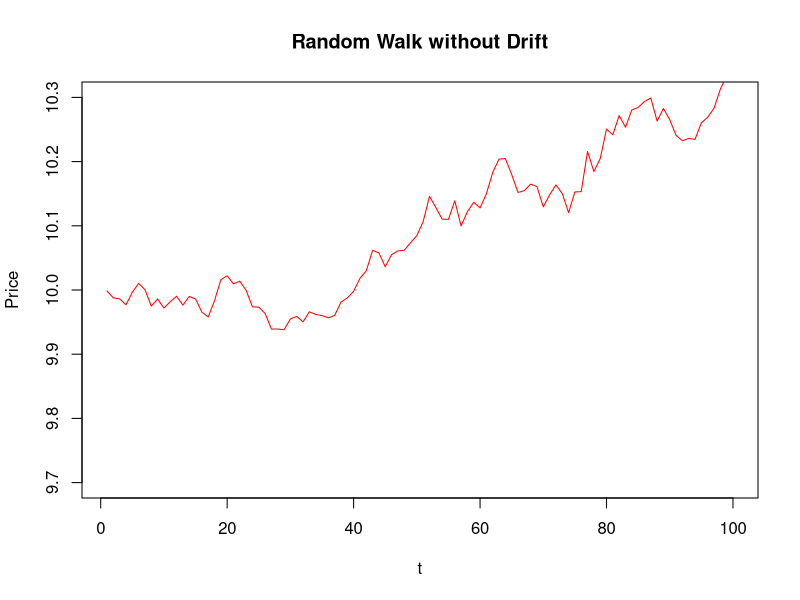
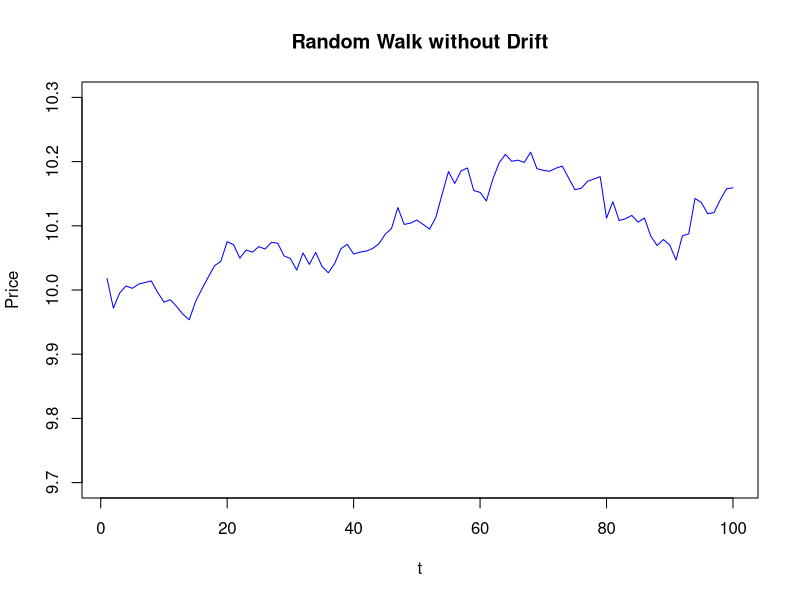

Recreate these plots in R, in order.
## ---- chunk 1
knitr::opts_chunk$set(echo = TRUE, message = FALSE)
## ---- chunk 2
20000000/((1+(0.07/2))^(1/8))
## ---- chunk 3
4*log(1+(0.1/4))
## ---- chunk 4
# define annuity function
cal_annuity <- function(c, r, p) {
  a <- 0
  for (i in 1:p) {
    temp <- (1 + r)^(-i)
    a <- a + temp
  }
  return(c * a)
}
## ---- chunk 5
# calculate annuity
cal_annuity(100,0.0625,5)
## ---- chunk 6
250000/((1-((1+(0.08/12))^(-12*15)))/(0.08/12))
## ---- chunk 7
1/((1+(0.08/2))^(20*2))
## ---- chunk 8
1/((1+(0.08/2))^(10*2))
## ---- chunk 9
(100*0.1/2)*((1-(1+(0.15/2))^(-10*2))/(0.15/2))+(100/(1+(0.15/2))^(10*2))
## ---- chunk 10
# define yield-price function 
cal_price <- function(n, c, m) {
  p <- c()
  s <- seq(0.075, 0.105, 0.005)
  for (i in 1:length(s)) {
    p[i] <- 100 / ((1 + s[i] / m)^(n * m)) + (100 * c / m) * ((1 - (1 + (s[i] / m))^(-n * m)) / (s[i] / m))
  }
  return(p)
}
## ---- chunk 11
# calculate the prices under different yield 
cal_price(15, 0.09, 2)
## ---- chunk 12
RW <- function(N, x0, mu, variance) {
  z<-cumsum(rnorm(n=N, mean=0, 
                  sd=sqrt(variance)))
  t<-1:N
  x<-x0+t*mu+z
  return(x)
  }
# mu is the drift

P1<-RW(100,10,0,0.0004)
P2<-RW(100,10,0,0.0004)
plot(P1, main="Random Walk without Drift", 
     xlab="t",ylab="Price", ylim=c(9.7,10.3),
     typ='l', col="red")
## ---- chunk 13
plot(P2, main="Random Walk without Drift", 
     xlab="t",ylab="Price", ylim=c(9.7,10.3),
     typ='l', col="blue")
